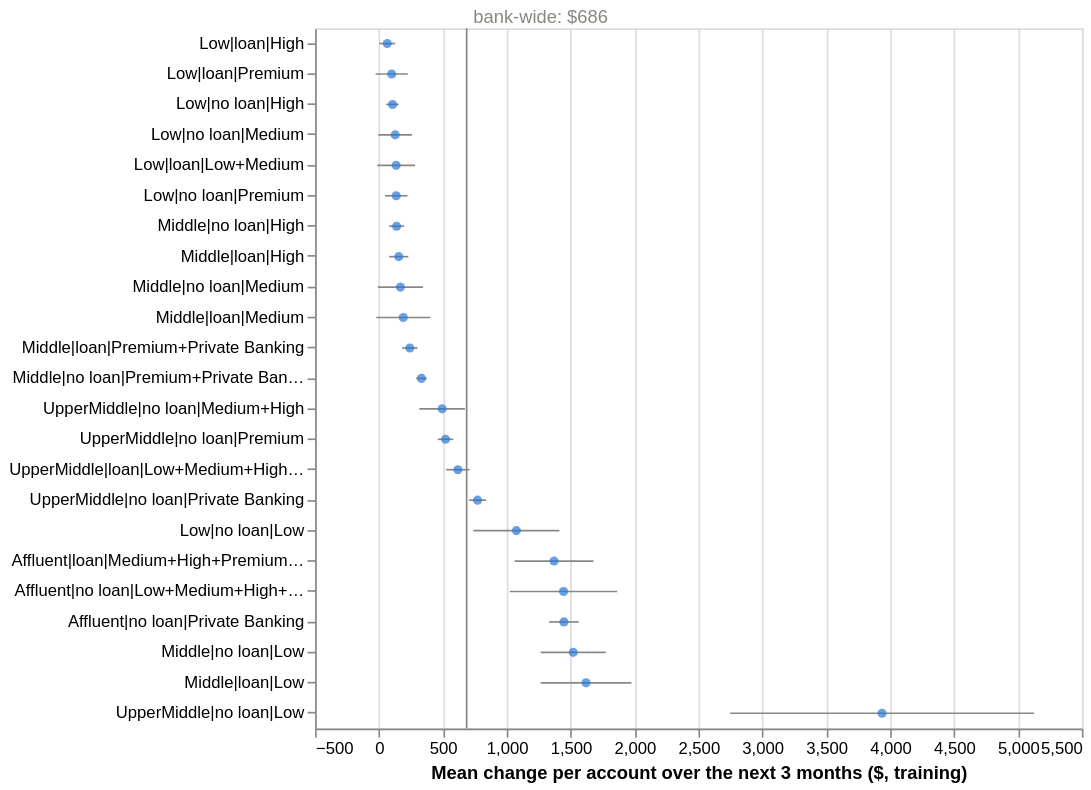

This figure's notebook cell:
### Code cell
# Segment drift against the bank-wide drift, with 95% intervals (training cut-offs)
shown = drift.reset_index()
shown["low"] = shown["mean"] - 1.96 * shown["se"]
shown["high"] = shown["mean"] + 1.96 * shown["se"]

x_title = f"Mean change per account over the next {HORIZON} months ($, training)"
order = alt.EncodingSortField("mean", order="ascending")
base = alt.Chart(shown).encode(y=alt.Y("segment_id:N", sort=order, title=None))
intervals = base.mark_rule(color="#898781").encode(x=alt.X("low:Q", title=x_title), x2="high:Q")
points = base.mark_point(filled=True, color="#2a78d6").encode(
    x="mean:Q",
    tooltip=[
        "segment_id",
        "examples",
        alt.Tooltip("mean:Q", format=".0f"),
        alt.Tooltip("z_vs_bank:Q", format=".1f"),
    ],
)
reference = reference_line(bank_drift, f"bank-wide: ${bank_drift:.0f}")
(intervals + points + reference).properties(width=460, height=420)

### Figure 1 — Vega-Lite specification as saved in the notebook (floating-point values rounded to 4 significant figures)
{"config": {"view": {"continuousWidth": 300, "continuousHeight": 300}}, "layer": [{"mark": {"type": "rule", "color": "#898781"}, "encoding": {"x": {"field": "low", "title": "Mean change per account over the next 3 months ($, training)", "type": "quantitative"}, "x2": {"field": "high"}, "y": {"field": "segment_id", "sort": {"field": "mean", "order": "ascending"}, "title": null, "type": "nominal"}}}, {"mark": {"type": "point", "color": "#2a78d6", "filled": true}, "encoding": {"tooltip": [{"field": "segment_id", "type": "nominal"}, {"field": "examples", "type": "quantitative"}, {"field": "mean", "format": ".0f", "type": "quantitative"}, {"field": "z_vs_bank", "format": ".1f", "type": "quantitative"}], "x": {"field": "mean", "type": "quantitative"}, "y": {"field": "segment_id", "sort": {"field": "mean", "order": "ascending"}, "title": null, "type": "nominal"}}}, {"layer": [{"mark": {"type": "rule", "color": "#898781"}, "encoding": {"x": {"field": "x", "type": "quantitative"}}}, {"mark": {"type": "text", "align": "left", "color": "#898781", "dx": 4, "dy": -6}, "encoding": {"text": {"field": "label", "type": "nominal"}, "x": {"field": "x", "type": "quantitative"}, "y": {"value": 0}}}], "data": {"name": "data-9472733cf2a345801be3f306c7c74cfd"}}], "data": {"name": "data-107df00639a1a090e5691f0d69dcfd69"}, "height": 420, "width": 460, "$schema": "https://vega.github.io/schema/vega-lite/v5.20.1.json", "datasets": {"data-107df00639a1a090e5691f0d69dcfd69": [{"segment_id": "Affluent|loan|Medium+High+Premium+Private Banking", "examples": 22723, "mean": 1370.0, "sd": 13710.0, "se": 157.5, "z_vs_bank": 4.34, "low": 1061.0, "high": 1679.0}, {"segment_id": "Affluent|no loan|Low+Medium+High+Premium", "examples": 11545, "mean": 1444.0, "sd": 13290.0, "se": 214.3, "z_vs_bank": 3.538, "low": 1024.0, "high": 1864.0}, {"segment_id": "Affluent|no loan|Private Banking", "examples": 167754, "mean": 1447.0, "sd": 14050.0, "se": 59.4, "z_vs_bank": 12.81, "low": 1331.0, "high": 1564.0}, {"segment_id": "Low|loan|High", "examples": 13454, "mean": 64.55, "sd": 2117.0, "se": 31.61, "z_vs_bank": -19.66, "low": 2.593, "high": 126.5}, {"segment_id": "Low|loan|Low+Medium", "examples": 2046, "mean": 134.4, "sd": 1971.0, "se": 75.49, "z_vs_bank": -7.31, "low": -13.56, "high": 282.4}, {"segment_id": "Low|loan|Premium", "examples": 3932, "mean": 99.53, "sd": 2327.0, "se": 64.29, "z_vs_bank": -9.125, "low": -26.48, "high": 225.5}, {"segment_id": "Low|no loan|High", "examples": 21143, "mean": 106.2, "sd": 2126.0, "se": 25.32, "z_vs_bank": -22.9, "low": 56.6, "high": 155.9}, {"segment_id": "Low|no loan|Low", "examples": 211, "mean": 1075.0, "sd": 1438.0, "se": 171.5, "z_vs_bank": 2.269, "low": 739.2, "high": 1411.0}, {"segment_id": "Low|no loan|Medium", "examples": 2948, "mean": 126.9, "sd": 2105.0, "se": 67.14, "z_vs_bank": -8.33, "low": -4.686, "high": 258.5}, {"segment_id": "Low|no loan|Premium", "examples": 7973, "mean": 135.1, "sd": 2315.0, "se": 44.9, "z_vs_bank": -12.27, "low": 47.06, "high": 223.1}, {"segment_id": "Middle|loan|High", "examples": 25520, "mean": 154.6, "sd": 3526.0, "se": 38.24, "z_vs_bank": -13.9, "low": 79.71, "high": 229.6}, {"segment_id": "Middle|loan|Low", "examples": 377, "mean": 1620.0, "sd": 2028.0, "se": 180.9, "z_vs_bank": 5.163, "low": 1266.0, "high": 1975.0}, {"segment_id": "Middle|loan|Medium", "examples": 2442, "mean": 190.0, "sd": 3085.0, "se": 108.1, "z_vs_bank": -4.589, "low": -21.92, "high": 401.9}, {"segment_id": "Middle|loan|Premium+Private Banking", "examples": 49195, "mean": 241.5, "sd": 3962.0, "se": 30.94, "z_vs_bank": -14.37, "low": 180.8, "high": 302.1}, {"segment_id": "Middle|no loan|High", "examples": 44760, "mean": 138.1, "sd": 3646.0, "se": 29.85, "z_vs_bank": -18.36, "low": 79.64, "high": 196.6}, {"segment_id": "Middle|no loan|Low", "examples": 737, "mean": 1520.0, "sd": 2040.0, "se": 130.1, "z_vs_bank": 6.409, "low": 1265.0, "high": 1775.0}, {"segment_id": "Middle|no loan|Medium", "examples": 3987, "mean": 168.1, "sd": 3277.0, "se": 89.88, "z_vs_bank": -5.764, "low": -8.055, "high": 344.3}, {"segment_id": "Middle|no loan|Premium+Private Banking", "examples": 115768, "mean": 332.7, "sd": 4162.0, "se": 21.19, "z_vs_bank": -16.68, "low": 291.2, "high": 374.2}, {"segment_id": "UpperMiddle|loan|Low+Medium+High+Premium+Private Banking", "examples": 71894, "mean": 617.7, "sd": 7223.0, "se": 46.66, "z_vs_bank": -1.467, "low": 526.3, "high": 709.2}, {"segment_id": "UpperMiddle|no loan|Low", "examples": 164, "mean": 3936.0, "sd": 4486.0, "se": 606.7, "z_vs_bank": 5.358, "low": 2747.0, "high": 5126.0}, {"segment_id": "UpperMiddle|no loan|Medium+High", "examples": 15915, "mean": 494.4, "sd": 6634.0, "se": 91.08, "z_vs_bank": -2.105, "low": 315.9, "high": 673.0}, {"segment_id": "UpperMiddle|no loan|Premium", "examples": 146751, "mean": 521.0, "sd": 6903.0, "se": 31.21, "z_vs_bank": -5.292, "low": 459.9, "high": 582.2}, {"segment_id": "UpperMiddle|no loan|Private Banking", "examples": 151997, "mean": 771.3, "sd": 7786.0, "se": 34.59, "z_vs_bank": 2.46, "low": 703.5, "high": 839.1}], "data-9472733cf2a345801be3f306c7c74cfd": [{"x": 686.2, "label": "bank-wide: $686"}]}}
